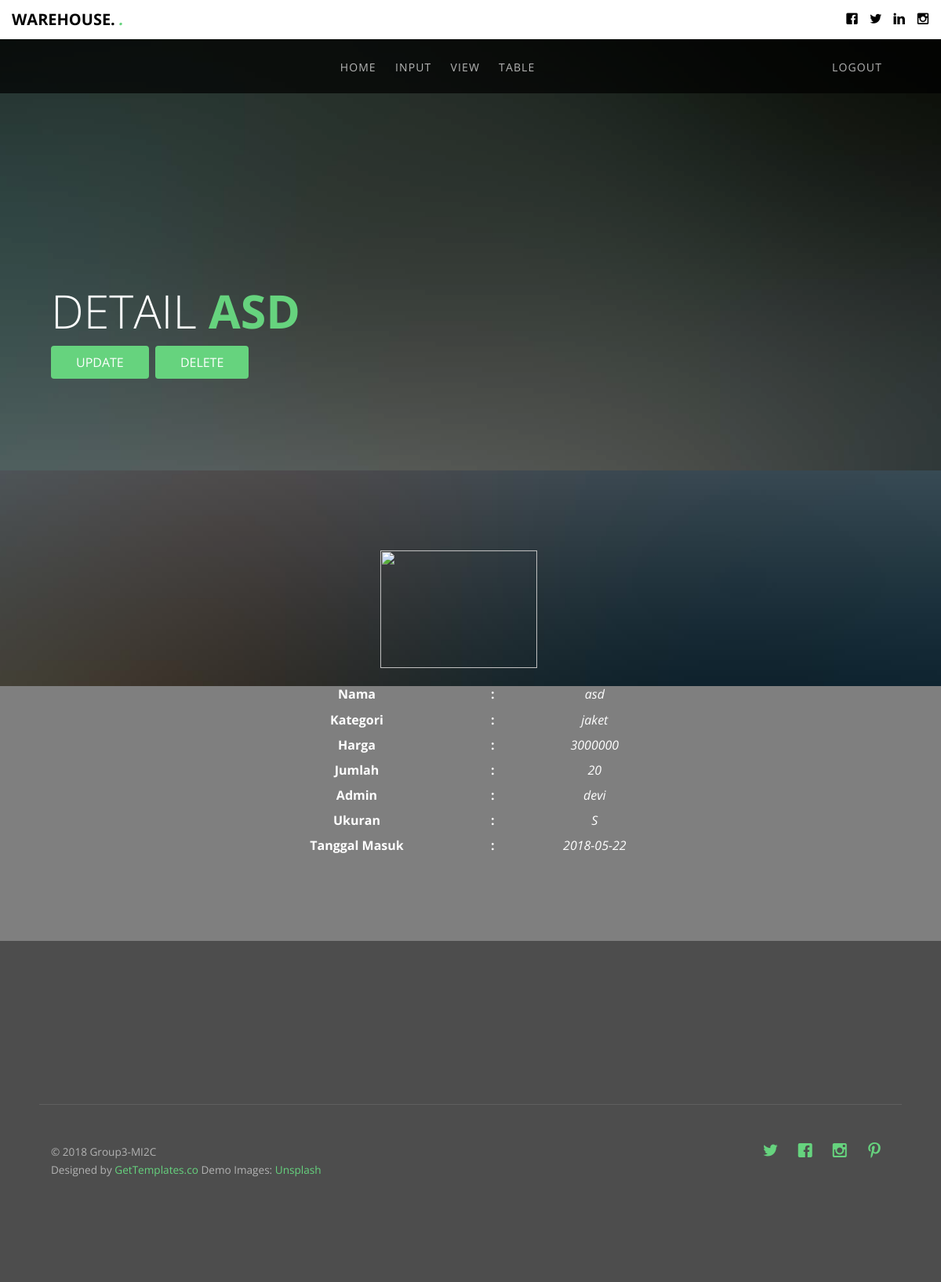
/Welcome/detailbarang/7, run on an earlier commit of the app's database.
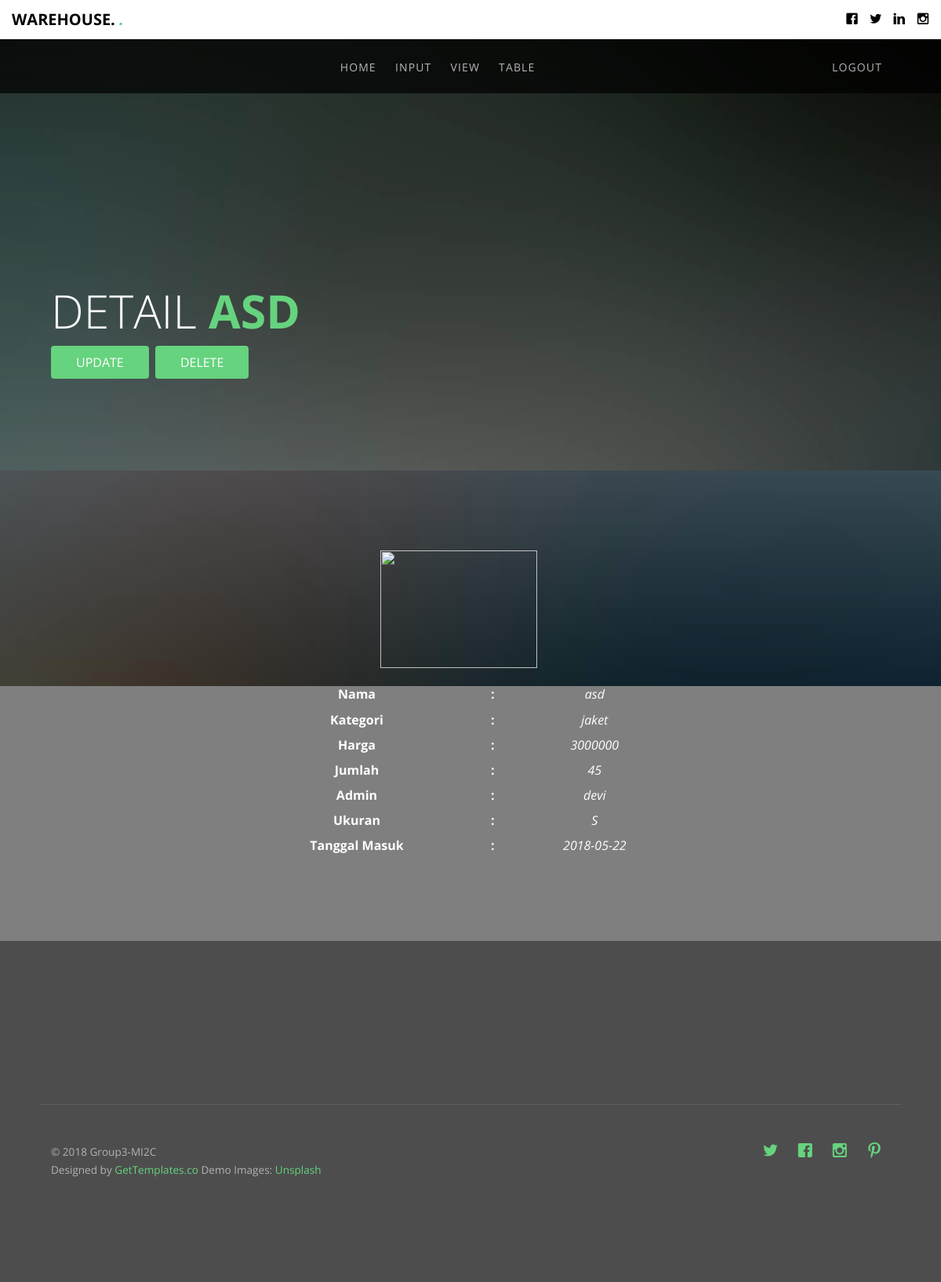
And on a later commit of the database.
### tables this page shows
CREATE TABLE `barang` (
  `id_barang` int(11) NOT NULL,
  `nama` varchar(25) NOT NULL,
  `id_kategori` int(11) NOT NULL,
  `harga` varchar(25) NOT NULL,
  `jumlah` varchar(10) NOT NULL,
  `id_admin` int(11) NOT NULL,
  `id_ukuran` int(11) NOT NULL,
  `tgl_masuk` date NOT NULL,
  `Gambar` varchar(200) NOT NULL
);

CREATE TABLE `kategori` (
  `id_kategori` int(11) NOT NULL,
  `nama_kategori` varchar(50) NOT NULL
);

CREATE TABLE `ukuran` (
  `id_ukuran` int(10) NOT NULL,
  `nama_ukuran` varchar(20) NOT NULL
);

### application/controllers/Welcome.php (called while the page is built, shortened)
<?php
class Welcome extends CI_Controller {
	public function __construct()
	{
		$this->load->helper('url');
        $this->load->helper('form');
        $this->load->helper('text');
        $this->load->library('form_validation');
		$this->load->model('Gudang_model');
        $this->load->model('Barang_model');
        $this->load->model('Kategori_model');
        $this->load->model('Admin_model');
        $this->load->model('User_model');
		$this->load->helper(array('url_helper','date','file'));
	}
    public function detailbarang(){
        $id_barang = $this->uri->segment(3);
        $data['Barang_list']=$this->Gudang_model->get_barang_by_id($id_barang);
        $this->load->view('admin/detailbarang', $data);
    }
}

### index.php (called while the page is built, shortened)
<?php
require_once BASEPATH.'core/CodeIgniter.php';

### application/models/Gudang_model.php (called while the page is built, shortened)
<?php
class Gudang_model extends CI_Model {
    public function get_barang_by_id($id)
    {
		$this->db->select ( '*' );
		$this->db->from('barang');
        $this->db->join('ukuran', 'ukuran.id_ukuran = barang.id_ukuran', 'left');
        $this->db->join('kategori', 'kategori.id_kategori = barang.id_kategori', 'left');
        $this->db->join('admin', 'admin.id_admin = barang.id_admin', 'left');
    	$this->db->where('barang.id_barang', $id);
    	$query = $this->db->get();
		return $query->row_array();
    }
}
?>

### application/views/admin/detailbarang.php (the view, shortened to what the changed rows need)
	<header id="gtco-header" class="gtco-cover gtco-cover-sm" role="banner" style="background-image: url(http://localhost:8080/ci3-gudang/assets/images/img_bg_3.jpg)" data-stellar-background-ratio="0.5">
		<div class="gtco-container">
			<div class="row row-mt-15em">
				<div class="col-md-7 mt-text text-left animate-box" data-animate-effect="fadeInUp">
					<h1>Detail <strong><?php echo $Barang_list['nama']  ?></strong></h1>
                    </div>
			</div>
		</div>
	</header>
<section id="about">
     <div class="gtco-cover gtco-cover-sm" style="background-image: url(http://localhost:8080/ci3-gudang/assets/images/img_bg_2.jpg)" data-stellar-background-ratio="0.5">
          <div class="gtco-container text-center">
               <div class="display-t">
                    <div class="display-tc">
                         <div class="row">
<font color="white">
          <div class="col-lg-12">
               <div class="col-lg-2"><i><?php echo $Barang_list['nama'] ?></i></div>
          </div>
          <div class="col-lg-12">
               <div class="col-lg-2"><i><?php echo $Barang_list['nama_kategori'] ?></i></div>
          </div>
          <div class="col-lg-12">
               <div class="col-lg-2"><i><?php echo $Barang_list['harga'] ?></i></div>
          </div>
          <div class="col-lg-12">
               <div class="col-lg-2"><i><?php echo $Barang_list['jumlah'] ?></i></div>
          </div>
          <div class="col-lg-12">
               <div class="col-lg-2"><i><?php echo $Barang_list['nama_admin'] ?></i></div>
          </div>
          <div class="col-lg-12">
               <div class="col-lg-2"><i><?php echo $Barang_list['nama_ukuran'] ?></i></div>
          </div>
          <div class="col-lg-12">
               <div class="col-lg-2"><i><?php echo $Barang_list['tgl_masuk'] ?></i></div>
          </div>
</font>
					</div>
					</div>
				</div>
				</div>
			</div>
</section>

What changed in the data, as far as the page shows it:
changed barang "ASD": jumlah "20" → "45"
